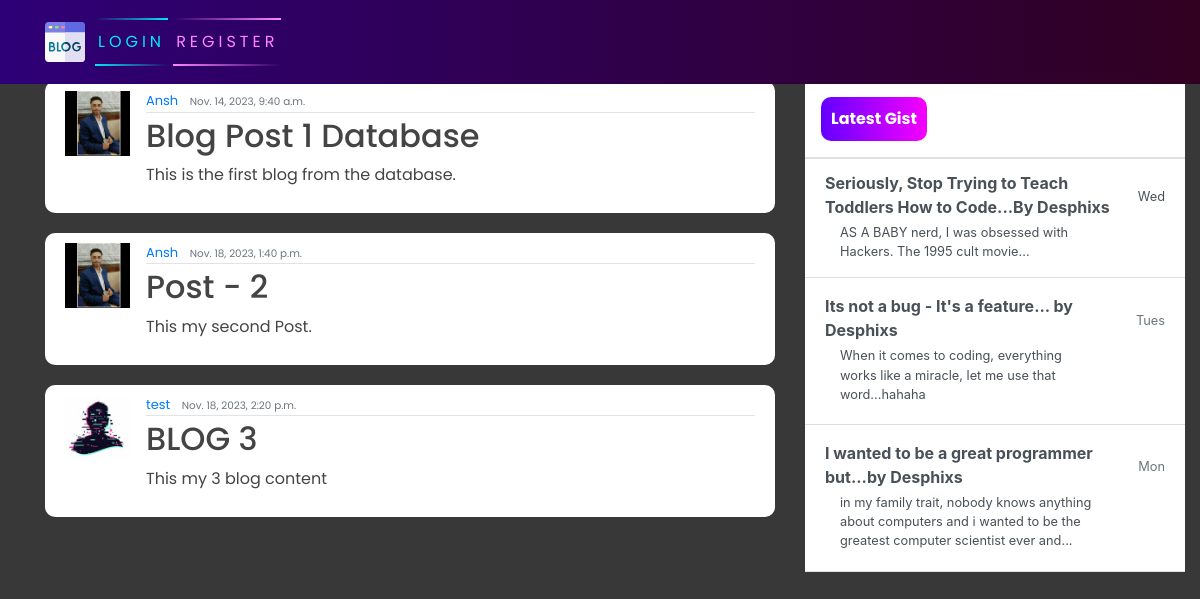
The page / on the database its author committed.
### blog/models.py (models this page shows, shortened)
class Post(models.Model):
    title = models.CharField(max_length=200)
    content = models.TextField()
    date_posted = models.DateTimeField(default=timezone.now)
    author = models.ForeignKey(User, on_delete=models.CASCADE)

### users/models.py (models this page shows, shortened)
class Profile(models.Model):
    user=models.OneToOneField(User, on_delete=models.CASCADE)
    image = models.ImageField(default='default.jpg', upload_to='profile_pics')

### blog/views.py (the view)
# urls.py: path('', PostListView.as_view(), name="blog-home"),
class PostListView(ListView):
    model = Post
    template_name ='blog/home.html'
    context_object_name= 'posts'

### blog/templates/blog/home.html
{% extends "blog/base.html" %}
{% block content %}
    {% for posts in posts %}
        <article class="media content-section">
            <img class="rounded-cirlce article-img" src="{{ posts.author.profile.image.url }}" alt="">
            <div class="media-body">
            <div class="article-metadata">
                <a class="mr-2" href="#">{{ posts.author }}</a>
                <small class="text-muted">{{ posts.date_posted }}</small>
            </div>
            <h2><a class="article-title" href="{% url 'blog-detail' posts.id %}">{{ posts.title }}</a></h2>
            <p class="article-content">{{ posts.content }}</p>
            </div>
            <br>
        </article>
    {% endfor  %}
{% endblock content %}

### blog/templates/blog/base.html (shortened to what this page needs)
{% load static %}
<!DOCTYPE html>
<html>
<head>
    <link rel="stylesheet" href="https://maxcdn.bootstrapcdn.com/bootstrap/4.0.0/css/bootstrap.min.css">
    <link rel="stylesheet" href="{% static 'blog/main.css' %}">
</head>
<body>
    <header class="site-header">
      <nav class="navbar navbar-expand-md navbar-dark bg-steel fixed-top">
        <div class="container">
          <div class="collapse navbar-collapse" id="navbarToggle">
            <div class="navbar-nav mr-auto">
                {% if user.is_authenticated %}
              <a class="nav-item nav-link" href="{% url 'blog-home' %}">HOME</a>
              <a class="nav-item nav-link" href="{% url 'blog-about' %}">ABOUT</a>
            </div>
            <div class="navbar-nav">
              <!-- <a class="nav-item nav-link" href="#">Login</a>
              <a class="nav-item nav-link" href="#">Register</a> -->
                <a href="{% url 'blog-new' %}" id="auth-links">
                <span></span>
                <span></span>
                <span></span>
                <span></span>
                Create Post
            </a>
                <a href="{% url 'profile' %}" id="auth-links">
                <span></span>
                <span></span>
                <span></span>
                <span></span>
                Profile
            </a>
                <a href="{% url 'logout' %}" id="auth-links">
                <span></span>
                <span></span>
                <span></span>
                <span></span>
                Logout
            </a>
                {% else %}
              <a href="{% url 'login' %}" id="auth-links">
                <span></span>
                <span></span>
                Login
            </a>
            <a href="{% url 'register' %}" id="auth-links">
                <span></span>
                <span></span>
                Register
            </a>
                {% endif %}
            </div>
          </div>
        </div>
      </nav>
    </header>
    <main role="main" class="container">
      <div class="row">
          <div class="col-md-8">
          </div>
        <div class="col-md-8">
           {% block content %}
           {% endblock %}
        </div>
        <div class="col-md-4">
          <div class="content-sectionw">
            <div class="d-flex flex-column align-items-stretch flex-shrink-0 bg-white" style="width: 380px;" style="padding-top: 120px;">
                <a id="list-group" style="text-decoration: none;" href="" class="d-flex align-items-center flex-shrink-0 p-3 link-dark text-decoration-none border-bottom">
                  <span class="fs-5 fw-semibold" id="gist-btn">Latest Gist</span>
                </a>
                <div class="list-group list-group-flush border-bottom scrollarea">
                  <a href="#" class="list-group-item list-group-item-action  lh-tight" aria-current="true">
                    <div class="d-flex w-100 align-items-center justify-content-between">
                      <strong class="mb-1">Seriously, Stop Trying to Teach Toddlers How to Code...By Desphixs
                    </strong>
                      <small>Wed</small>
                    </div>
                    <div class="col-10 mb-1 small">AS A BABY nerd, I was obsessed with Hackers. The 1995 cult movie... </div>
                  </a>
                  <a href="#" class="list-group-item list-group-item-action py-3 lh-tight">
                    <div class="d-flex w-100 align-items-center justify-content-between">
                      <strong class="mb-1">Its not a bug - It's a feature... by Desphixs</strong>
                      <small class="text-muted">Tues</small>
                    </div>
                    <div class="col-10 mb-1 small">When it comes to coding, everything works like a miracle, let me use that word...hahaha</div>
                  </a>
                  <a href="#" class="list-group-item list-group-item-action py-3 lh-tight">
                    <div class="d-flex w-100 align-items-center justify-content-between">
                      <strong class="mb-1">I wanted to be a great programmer but...by Desphixs</strong>
                      <small class="text-muted">Mon</small>
                    </div>
                    <div class="col-10 mb-1 small">in my family trait, nobody knows anything about computers and i wanted to be the greatest computer scientist ever and...</div>
                  </a>
                </div>
              </div>
          </div>
        </div>
      </div>
    </main>
</body>
</html>

### blog/static/blog/main.css (style rules this page uses)
body { background-color: rgb(56, 56, 56); margin-top: 5rem; background-size: contain; background-repeat: no-repeat; }
h1, h2, h3, h4, h5, h6, p { color: #444444; font-family: 'Poppins', sans-serif; }
.bg-steel { background: linear-gradient(270deg, rgb(49, 0, 33) 0%, rgb(46, 0, 119) 100%); }
.content-section { background: #ffffff; padding: 10px 20px; border-radius: 10px; margin-bottom: 20px; }
.article-title { color: #444444; }
.article-content { white-space: pre-line; }
.article-img { height: 65px; width: 65px; margin-right: 16px; }
.article-metadata { font-family: 'Poppins', sans-serif; padding-bottom: 1px; margin-bottom: 4px; font-size: 13px; border-bottom: 1px solid #e3e3e3 }
svg { width: 50px; height: 50px; }
#auth-links { font-family: 'Poppins', sans-serif; position: relative; display: inline-block; padding: 12px 3px; margin: 10px 0; color: #03e9f4; text-decoration: none; text-transform: uppercase; transition: 0.5s; letter-spacing: 4px; overflow: hidden; margin-right: 5px; }
#auth-links:nth-child(2) { filter: hue-rotate(110deg); }
#auth-links span { position: absolute; display: block; }
#auth-links span:nth-child(1) { top: 0; left: 0; width: 100%; height: 2px; background: linear-gradient(90deg,transparent,#03e9f4); animation: animate1 1s linear infinite; }
#auth-links span:nth-child(3) { bottom: 0; right: 0; width: 100%; height: 2px; background: linear-gradient(270deg,transparent,#03e9f4); animation: animate3 1s linear infinite; animation-delay: 0.50s; }
#gist-btn { color: black; background: linear-gradient(270deg, rgb(247, 0, 255) 0%, rgb(98, 0, 255) 100%); padding: 10px; color: white; font-family: 'Poppins', sans-serif; font-weight: bold; border-radius: 10px; }

### rows shown on the page
Post: author.profile.image (picture), author "Ansh", date_posted "Nov. 14, 2023, 9:40 a.m.", title "Blog Post 1 Database", content "This is the first blog from the database."
Post: author.profile.image (picture), author "Ansh", date_posted "Nov. 18, 2023, 1:40 p.m.", title "Post - 2", content "This my second Post."
Post: author.profile.image (placeholder picture), author "test", date_posted "Nov. 18, 2023, 2:20 p.m.", title "BLOG 3", content "This my 3 blog content"
